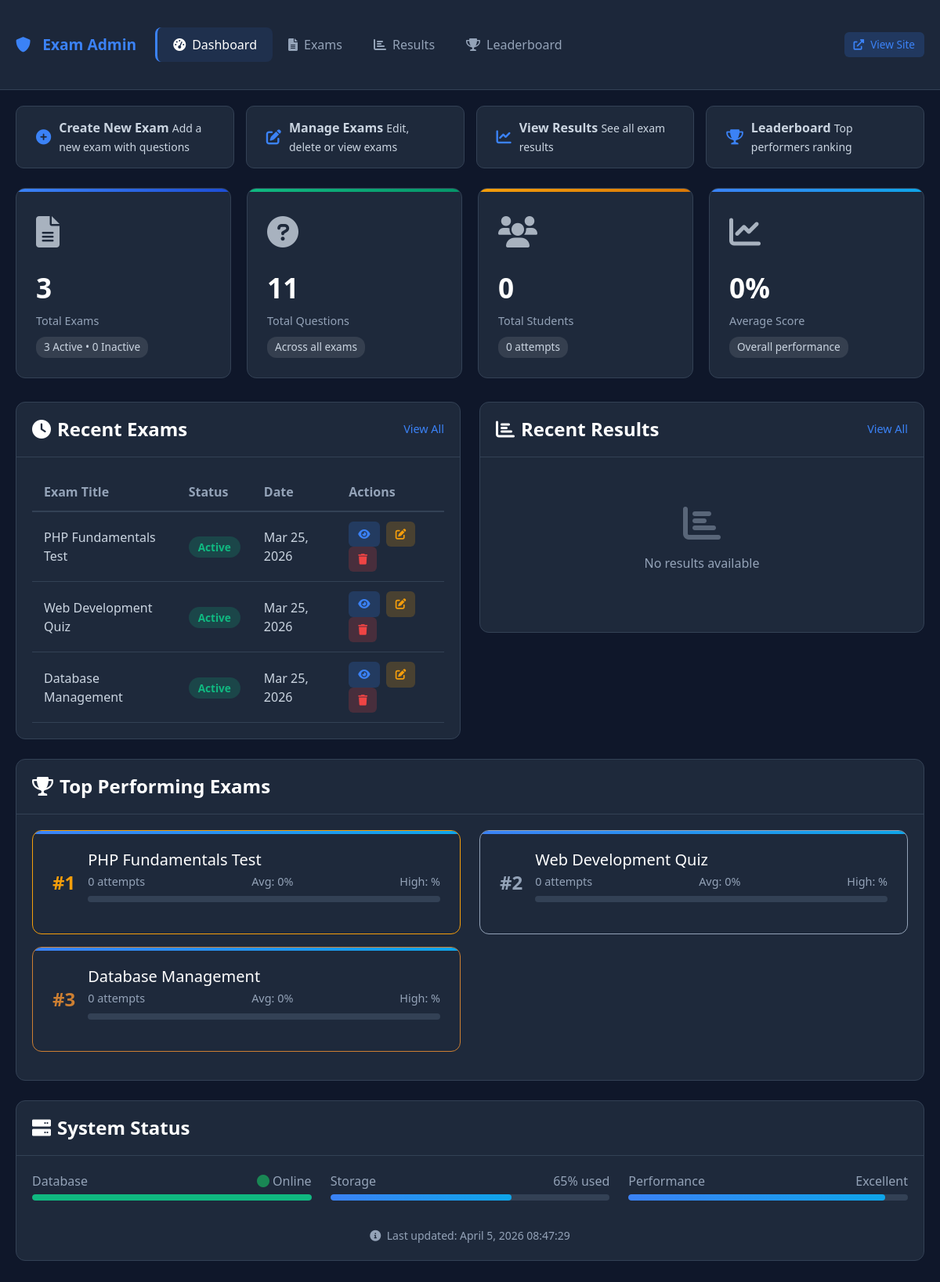
The page /staff/index.php on the database its author committed.
### tables this page shows
CREATE TABLE exams (
    exam_id INT AUTO_INCREMENT PRIMARY KEY,
    exam_title VARCHAR(200) NOT NULL,
    exam_description TEXT,
    exam_duration INT NOT NULL DEFAULT 60,  
    total_marks INT NOT NULL DEFAULT 100,
    passing_marks INT NOT NULL DEFAULT 40,
    exam_status ENUM('active', 'inactive', 'draft') DEFAULT 'active',
    created_by INT DEFAULT NULL,
    created_at TIMESTAMP DEFAULT CURRENT_TIMESTAMP,
    updated_at TIMESTAMP DEFAULT CURRENT_TIMESTAMP ON UPDATE CURRENT_TIMESTAMP,
    
    INDEX idx_exam_status (exam_status),
    INDEX idx_created_by (created_by)
);

### staff/index.php (the view, shortened to what this page needs)
<?php
require_once '../db_connection.php';
$stats_stmt = $pdo->query("
    SELECT
        (SELECT COUNT(*) FROM exams) as total_exams,
        (SELECT COUNT(*) FROM questions) as total_questions,
        (SELECT COUNT(*) FROM exam_results) as total_results,
        (SELECT COUNT(DISTINCT student_name) FROM exam_results) as total_students,
        (SELECT COUNT(*) FROM exam_attempts WHERE completed_at IS NOT NULL) as total_attempts,
        (SELECT AVG(percentage) FROM exam_results) as avg_score,
        (SELECT COUNT(*) FROM exams WHERE exam_status = 'active') as active_exams,
        (SELECT COUNT(*) FROM exams WHERE exam_status = 'inactive') as inactive_exams
");
$stats = $stats_stmt->fetch(PDO::FETCH_ASSOC);
$recent_exams_stmt = $pdo->query("SELECT * FROM exams ORDER BY created_at DESC LIMIT 5");
$recent_exams = $recent_exams_stmt->fetchAll(PDO::FETCH_ASSOC);
$recent_results_stmt = $pdo->query("
    SELECT er.*, e.exam_title
    FROM exam_results er
    JOIN exams e ON er.exam_id = e.exam_id
    ORDER BY er.completed_at DESC
    LIMIT 5
");
$recent_results = $recent_results_stmt->fetchAll(PDO::FETCH_ASSOC);
$top_exams_stmt = $pdo->query("
    SELECT
        e.exam_id,
        e.exam_title,
        COUNT(er.result_id) as attempts,
        AVG(er.percentage) as avg_percentage,
        MAX(er.percentage) as highest_score
    FROM exams e
    LEFT JOIN exam_results er ON e.exam_id = er.exam_id
    GROUP BY e.exam_id
    ORDER BY attempts DESC, avg_percentage DESC
    LIMIT 5
");
$top_exams = $top_exams_stmt->fetchAll(PDO::FETCH_ASSOC);
?>
<!DOCTYPE html>
<html lang="en">
<head>
    <link href="https://cdn.jsdelivr.net/npm/bootstrap@5.1.3/dist/css/bootstrap.min.css" rel="stylesheet">
    <link rel="stylesheet" href="https://cdnjs.cloudflare.com/ajax/libs/font-awesome/6.0.0/css/all.min.css">
</head>
<body>
    <nav class="admin-navbar">
        <div class="dashboard-container">
            <div class="d-flex justify-content-between align-items-center">
                <div class="d-flex align-items-center">
                    <div class="brand">
                        <i class="fas fa-shield-alt"></i> Exam Admin
                    </div>
                    <div class="ms-4 d-flex">
                        <a href="index.php" class="nav-link active">
                            <i class="fas fa-tachometer-alt me-2"></i>Dashboard
                        </a>
                        <a href="manage_exams.php" class="nav-link">
                            <i class="fas fa-file-alt me-2"></i>Exams
                        </a>
                        <a href="view_results.php" class="nav-link">
                            <i class="fas fa-chart-bar me-2"></i>Results
                        </a>
                        <a href="leaderboard.php" class="nav-link">
                            <i class="fas fa-trophy me-2"></i>Leaderboard
                        </a>
                    </div>
                </div>
                <div>
                    <a href="../index.php" class="action-btn view">
                        <i class="fas fa-external-link-alt me-2"></i>View Site
                    </a>
                </div>
            </div>
        </div>
    </nav>
    <div class="dashboard-container">
        <div class="quick-actions fade-in">
            <a href="create_exam.php" class="quick-action-btn">
                <i class="fas fa-plus-circle"></i>
                <div>
                    <strong>Create New Exam</strong>
                    <small>Add a new exam with questions</small>
                </div>
            </a>
            <a href="manage_exams.php" class="quick-action-btn">
                <i class="fas fa-edit"></i>
                <div>
                    <strong>Manage Exams</strong>
                    <small>Edit, delete or view exams</small>
                </div>
            </a>
            <a href="view_results.php" class="quick-action-btn">
                <i class="fas fa-chart-line"></i>
                <div>
                    <strong>View Results</strong>
                    <small>See all exam results</small>
                </div>
            </a>
            <a href="../leaderboard.php" class="quick-action-btn">
                <i class="fas fa-trophy"></i>
                <div>
                    <strong>Leaderboard</strong>
                    <small>Top performers ranking</small>
                </div>
            </a>
        </div>
        <div class="stats-grid fade-in">
            <div class="stat-card primary">
                <div class="stat-icon">
                    <i class="fas fa-file-alt"></i>
                </div>
                <div class="stat-value"><?php echo $stats['total_exams'] ?? 0; ?></div>
                <div class="stat-label">Total Exams</div>
                <div class="stat-change">
                    <?php echo $stats['active_exams'] ?? 0; ?> Active • <?php echo $stats['inactive_exams'] ?? 0; ?> Inactive
                </div>
            </div>
            <div class="stat-card success">
                <div class="stat-icon">
                    <i class="fas fa-question-circle"></i>
                </div>
                <div class="stat-value"><?php echo $stats['total_questions'] ?? 0; ?></div>
                <div class="stat-label">Total Questions</div>
                <div class="stat-change">Across all exams</div>
            </div>
            <div class="stat-card warning">
                <div class="stat-icon">
                    <i class="fas fa-users"></i>
                </div>
                <div class="stat-value"><?php echo $stats['total_students'] ?? 0; ?></div>
                <div class="stat-label">Total Students</div>
                <div class="stat-change"><?php echo $stats['total_attempts'] ?? 0; ?> attempts</div>
            </div>
            <div class="stat-card info">
                <div class="stat-icon">
                    <i class="fas fa-chart-line"></i>
                </div>
                <div class="stat-value"><?php echo round($stats['avg_score'] ?? 0, 1); ?>%</div>
                <div class="stat-label">Average Score</div>
                <div class="stat-change">Overall performance</div>
            </div>
        </div>
        <div class="row fade-in">
            <div class="col-md-6">
                <div class="section-card">
                    <div class="section-header">
                        <h4><i class="fas fa-clock me-2"></i>Recent Exams</h4>
                        <a href="manage_exams.php" class="view-all">View All</a>
                    </div>
                    <div class="section-body">
                        <?php if (empty($recent_exams)): ?>
                            <div class="empty-state">
                                <i class="fas fa-file-alt"></i>
                                <p>No exams created yet</p>
                                <a href="create_exam.php" class="action-btn view">Create First Exam</a>
                            </div>
                        <?php else: ?>
                            <table class="data-table">
                                <thead>
                                    <tr>
                                        <th>Exam Title</th>
                                        <th>Status</th>
                                        <th>Date</th>
                                        <th>Actions</th>
                                    </tr>
                                </thead>
                                <tbody>
                                    <?php foreach ($recent_exams as $exam): ?>
                                        <tr>
                                            <td><?php echo htmlspecialchars($exam['exam_title']); ?></td>
                                            <td>
                                                <span class="status-badge <?php echo $exam['exam_status'] == 'active' ? 'status-active' : 'status-inactive'; ?>">
                                                    <?php echo ucfirst($exam['exam_status']); ?>
                                                </span>
                                            </td>
                                            <td><?php echo date('M d, Y', strtotime($exam['created_at'])); ?></td>
                                            <td>
                                                <a href="manage_questions.php?exam_id=<?php echo $exam['exam_id']; ?>" class="action-btn view me-1">
                                                    <i class="fas fa-eye"></i>
                                                </a>
                                                <a href="edit_exam.php?exam_id=<?php echo $exam['exam_id']; ?>" class="action-btn edit me-1">
                                                    <i class="fas fa-edit"></i>
                                                </a>
                                                <a href="delete_exam.php?exam_id=<?php echo $exam['exam_id']; ?>" class="action-btn delete" onclick="return confirm('Delete this exam?')">
                                                    <i class="fas fa-trash"></i>
                                                </a>
                                            </td>
                                        </tr>
                                    <?php endforeach; ?>
                                </tbody>
                            </table>
                        <?php endif; ?>
                    </div>
                </div>
            </div>
            <div class="col-md-6">
                <div class="section-card">
                    <div class="section-header">
                        <h4><i class="fas fa-chart-bar me-2"></i>Recent Results</h4>
                        <a href="view_results.php" class="view-all">View All</a>
                    </div>
                    <div class="section-body">
                        <?php if (empty($recent_results)): ?>
                            <div class="empty-state">
                                <i class="fas fa-chart-bar"></i>
                                <p>No results available</p>
                            </div>
                        <?php endif; ?>
                    </div>
                </div>
            </div>
        </div>
        <div class="section-card fade-in">
            <div class="section-header">
                <h4><i class="fas fa-trophy me-2"></i>Top Performing Exams</h4>
            </div>
            <div class="section-body">
                <?php if (empty($top_exams)): ?>
                    <div class="empty-state">
                        <i class="fas fa-trophy"></i>
                        <p>No exam data available</p>
                    </div>
                <?php else: ?>
                    <div class="row">
                        <?php foreach ($top_exams as $index => $exam):
                            $rank = $index + 1;
                            $rank_color = $rank == 1 ? 'var(--warning)' : ($rank == 2 ? 'var(--dark-text-light)' : ($rank == 3 ? '#cd7f32' : 'var(--dark-border)'));
                        ?>
                            <div class="col-md-6 mb-3">
                                <div class="stat-card" style="border-color: <?php echo $rank_color; ?>">
                                    <div class="d-flex align-items-center">
                                        <div class="me-3" style="color: <?php echo $rank_color; ?>; font-size: 1.5em; font-weight: bold;">
                                            #<?php echo $rank; ?>
                                        </div>
                                        <div style="flex: 1;">
                                            <h5 style="color: white; margin-bottom: 5px;"><?php echo htmlspecialchars($exam['exam_title']); ?></h5>
                                            <div class="d-flex justify-content-between" style="color: var(--dark-text-light); font-size: 0.9em;">
                                                <span><?php echo $exam['attempts']; ?> attempts</span>
                                                <span>Avg: <?php echo round($exam['avg_percentage'], 1); ?>%</span>
                                                <span>High: <?php echo $exam['highest_score']; ?>%</span>
                                            </div>
                                            <div class="progress-container mt-2">
                                                <div class="progress-bar-bg">
                                                </div>
                                            </div>
                                        </div>
                                    </div>
                                </div>
                            </div>
                        <?php endforeach; ?>
                    </div>
                <?php endif; ?>
            </div>
        </div>
        <div class="section-card fade-in">
            <div class="section-header">
                <h4><i class="fas fa-server me-2"></i>System Status</h4>
            </div>
            <div class="section-body">
                <div class="row">
                    <div class="col-md-4">
                        <div class="mb-3">
                            <div class="progress-label">
                                <span>Database</span>
                                <span><i class="fas fa-circle text-success"></i> Online</span>
                            </div>
                            <div class="progress-bar-bg">
                                <div class="progress-bar-fill" style="width: 100%; background: var(--success);"></div>
                            </div>
                        </div>
                    </div>
                    <div class="col-md-4">
                        <div class="mb-3">
                            <div class="progress-label">
                                <span>Storage</span>
                                <span>65% used</span>
                            </div>
                            <div class="progress-bar-bg">
                                <div class="progress-bar-fill" style="width: 65%;"></div>
                            </div>
                        </div>
                    </div>
                    <div class="col-md-4">
                        <div class="mb-3">
                            <div class="progress-label">
                                <span>Performance</span>
                                <span>Excellent</span>
                            </div>
                            <div class="progress-bar-bg">
                                <div class="progress-bar-fill" style="width: 92%;"></div>
                            </div>
                        </div>
                    </div>
                </div>
                <div class="text-center mt-3">
                    <small style="color: var(--dark-text-light);">
                        <i class="fas fa-info-circle me-1"></i>
                        Last updated: <?php echo date('F j, Y H:i:s'); ?>
                    </small>
                </div>
            </div>
        </div>
    </div>
</body>
</html>

### rows shown on the page
exams: exam_title "PHP Fundamentals Test", exam_status "Active", created_at "Mar 25, 2026", rank "1", attempts "0", avg_percentage "0"
exams: exam_title "Web Development Quiz", exam_status "Active", created_at "Mar 25, 2026", rank "2", attempts "0", avg_percentage "0"
exams: exam_title "Database Management", exam_status "Active", created_at "Mar 25, 2026", rank "3", attempts "0", avg_percentage "0"

### other values the page prints
$stats['total_exams'] "3"
$stats['active_exams'] "3"
$stats['inactive_exams'] "0"
$stats['total_questions'] "11"
$stats['total_students'] "0"
$stats['total_attempts'] "0"
$stats['avg_score'] "0"
